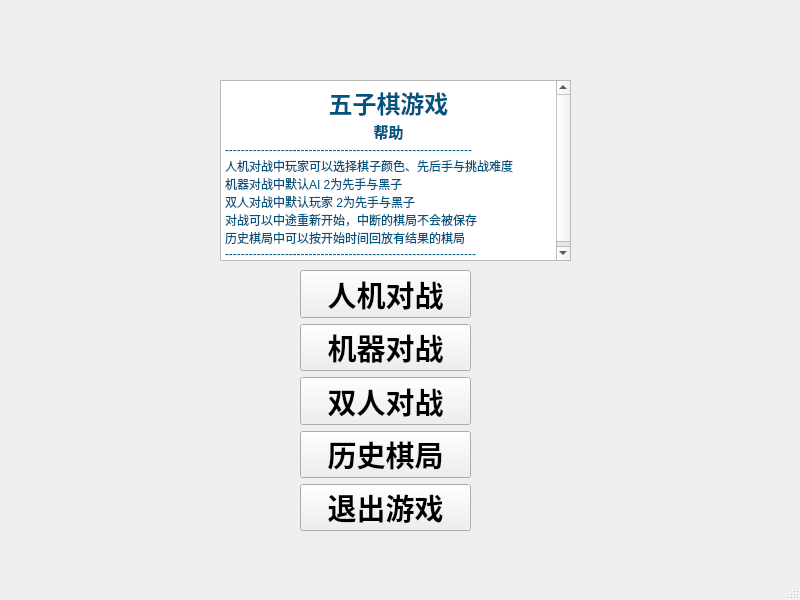
<?xml version="1.0" encoding="UTF-8"?>
<ui version="4.0">
 <class>MainWindow</class>
 <widget class="QMainWindow" name="MainWindow">
  <property name="geometry">
   <rect>
    <x>0</x>
    <y>0</y>
    <width>800</width>
    <height>600</height>
   </rect>
  </property>
  <property name="windowTitle">
   <string>MainWindow</string>
  </property>
  <widget class="QWidget" name="centralwidget">
   <widget class="QTextBrowser" name="textBrowser">
    <property name="geometry">
     <rect>
      <x>220</x>
      <y>80</y>
      <width>351</width>
      <height>181</height>
     </rect>
    </property>
    <property name="html">
     <string>&lt;!DOCTYPE HTML PUBLIC &quot;-//W3C//DTD HTML 4.0//EN&quot; &quot;http://www.w3.org/TR/REC-html40/strict.dtd&quot;&gt;
&lt;html&gt;&lt;head&gt;&lt;meta name=&quot;qrichtext&quot; content=&quot;1&quot; /&gt;&lt;meta charset=&quot;utf-8&quot; /&gt;&lt;style type=&quot;text/css&quot;&gt;
p, li { white-space: pre-wrap; }
&lt;/style&gt;&lt;/head&gt;&lt;body style=&quot; font-family:'Microsoft YaHei UI'; font-size:9pt; font-weight:400; font-style:normal;&quot;&gt;
&lt;p align=&quot;center&quot; style=&quot; margin-top:0px; margin-bottom:0px; margin-left:0px; margin-right:0px; -qt-block-indent:0; text-indent:0px;&quot;&gt;&lt;span style=&quot; font-size:18pt; font-weight:700; color:#00557f;&quot;&gt;五子棋游戏&lt;/span&gt;&lt;/p&gt;
&lt;p align=&quot;center&quot; style=&quot; margin-top:0px; margin-bottom:0px; margin-left:0px; margin-right:0px; -qt-block-indent:0; text-indent:0px;&quot;&gt;&lt;span style=&quot; font-size:11pt; font-weight:700; color:#00557f;&quot;&gt;帮助&lt;/span&gt;&lt;/p&gt;
&lt;p style=&quot; margin-top:0px; margin-bottom:0px; margin-left:0px; margin-right:0px; -qt-block-indent:0; text-indent:0px;&quot;&gt;&lt;span style=&quot; color:#00557f;&quot;&gt;--------------------------------------------------------------&lt;/span&gt;&lt;/p&gt;
&lt;p style=&quot; margin-top:0px; margin-bottom:0px; margin-left:0px; margin-right:0px; -qt-block-indent:0; text-indent:0px;&quot;&gt;&lt;span style=&quot; color:#00557f;&quot;&gt;人机对战中玩家可以选择棋子颜色、先后手与挑战难度&lt;/span&gt;&lt;/p&gt;
&lt;p style=&quot; margin-top:0px; margin-bottom:0px; margin-left:0px; margin-right:0px; -qt-block-indent:0; text-indent:0px;&quot;&gt;&lt;span style=&quot; color:#00557f;&quot;&gt;机器对战中默认AI 2为先手与黑子&lt;/span&gt;&lt;/p&gt;
&lt;p style=&quot; margin-top:0px; margin-bottom:0px; margin-left:0px; margin-right:0px; -qt-block-indent:0; text-indent:0px;&quot;&gt;&lt;span style=&quot; color:#00557f;&quot;&gt;双人对战中默认玩家 2为先手与黑子&lt;/span&gt;&lt;/p&gt;
&lt;p style=&quot; margin-top:0px; margin-bottom:0px; margin-left:0px; margin-right:0px; -qt-block-indent:0; text-indent:0px;&quot;&gt;&lt;span style=&quot; color:#00557f;&quot;&gt;对战可以中途重新开始，中断的棋局不会被保存&lt;/span&gt;&lt;/p&gt;
&lt;p style=&quot; margin-top:0px; margin-bottom:0px; margin-left:0px; margin-right:0px; -qt-block-indent:0; text-indent:0px;&quot;&gt;&lt;span style=&quot; color:#00557f;&quot;&gt;历史棋局中可以按开始时间回放有结果的棋局&lt;/span&gt;&lt;/p&gt;
&lt;p style=&quot; margin-top:0px; margin-bottom:0px; margin-left:0px; margin-right:0px; -qt-block-indent:0; text-indent:0px;&quot;&gt;&lt;span style=&quot; color:#00557f;&quot;&gt;---------------------------------------------------------------&lt;/span&gt;&lt;/p&gt;&lt;/body&gt;&lt;/html&gt;</string>
    </property>
   </widget>
   <widget class="QWidget" name="layoutWidget">
    <property name="geometry">
     <rect>
      <x>300</x>
      <y>270</y>
      <width>171</width>
      <height>261</height>
     </rect>
    </property>
    <layout class="QVBoxLayout" name="verticalLayout">
     <item>
      <widget class="QPushButton" name="pveBtn">
       <property name="font">
        <font>
         <pointsize>22</pointsize>
         <bold>true</bold>
        </font>
       </property>
       <property name="text">
        <string>人机对战</string>
       </property>
      </widget>
     </item>
     <item>
      <widget class="QPushButton" name="eveBtn">
       <property name="font">
        <font>
         <pointsize>22</pointsize>
         <bold>true</bold>
        </font>
       </property>
       <property name="text">
        <string>机器对战</string>
       </property>
      </widget>
     </item>
     <item>
      <widget class="QPushButton" name="pvpBtn">
       <property name="font">
        <font>
         <pointsize>22</pointsize>
         <bold>true</bold>
        </font>
       </property>
       <property name="text">
        <string>双人对战</string>
       </property>
      </widget>
     </item>
     <item>
      <widget class="QPushButton" name="historyBtn">
       <property name="font">
        <font>
         <pointsize>22</pointsize>
         <bold>true</bold>
        </font>
       </property>
       <property name="text">
        <string>历史棋局</string>
       </property>
      </widget>
     </item>
     <item>
      <widget class="QPushButton" name="pushButton">
       <property name="font">
        <font>
         <pointsize>22</pointsize>
         <bold>true</bold>
        </font>
       </property>
       <property name="text">
        <string>退出游戏</string>
       </property>
      </widget>
     </item>
    </layout>
   </widget>
  </widget>
  <widget class="QMenuBar" name="menubar">
   <property name="geometry">
    <rect>
     <x>0</x>
     <y>0</y>
     <width>800</width>
     <height>21</height>
    </rect>
   </property>
  </widget>
  <widget class="QStatusBar" name="statusbar"/>
 </widget>
 <resources/>
 <connections>
  <connection>
   <sender>pushButton</sender>
   <signal>clicked()</signal>
   <receiver>MainWindow</receiver>
   <slot>close()</slot>
   <hints>
    <hint type="sourcelabel">
     <x>393</x>
     <y>510</y>
    </hint>
    <hint type="destinationlabel">
     <x>567</x>
     <y>560</y>
    </hint>
   </hints>
  </connection>
 </connections>
</ui>
